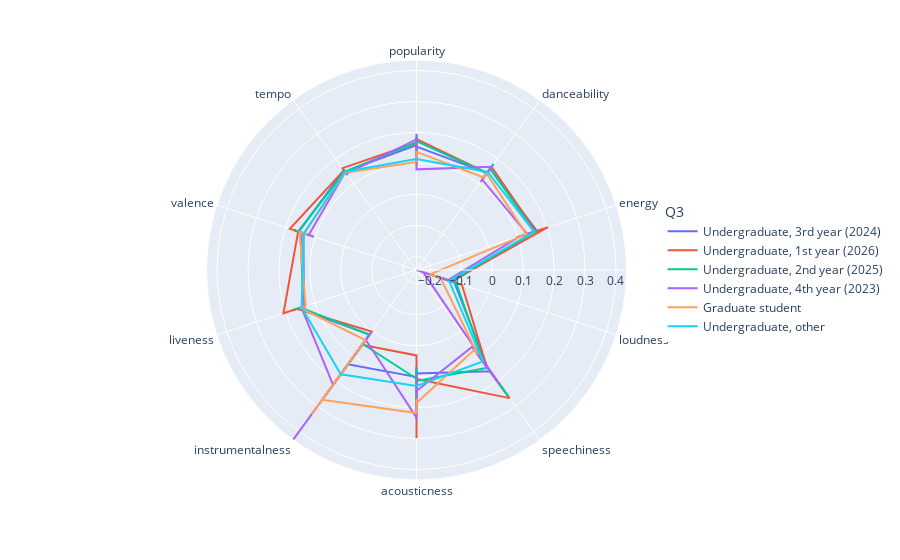

This figure's notebook cell:
### Code cell
fig = px.line_polar(
    melted,
    r='value',
    theta='variable',
    color='Q3',
    line_close=True,
    color_discrete_sequence=px.colors.qualitative.Plotly
    #template='plotly_dark',
)

fig.update_layout(
    legend=dict(
        xanchor='right',
        y=0.5,
        x=1.2
    )
)

### Figure 1 — Plotly figure (JSON) as saved in the notebook; plotly's stock layout.template omitted (floating-point values rounded to 4 significant figures; data arrays with more than 128 entries replaced by an {"elided": "..."} marker saying what was removed)
{"data": [{"hovertemplate": "Q3=Undergraduate, 3rd year (2024)<br>value=%{r}<br>variable=%{theta}<extra></extra>", "legendgroup": "Undergraduate, 3rd year (2024)", "line": {"color": "#636EFA", "dash": "solid"}, "marker": {"symbol": "circle"}, "mode": "lines", "name": "Undergraduate, 3rd year (2024)", "r": [0.1596, 0.156, 0.1442, 0.1868, 0.1222, 0.1547, 0.1605, 0.1946, 0.1533, 0.1311, 0.1455, 0.1542, 0.1434, 0.134, 0.1317, 0.165, 0.1588, 0.1651, 0.1614, 0.161, 0.143, 0.1504, 0.1298, 0.1598, 0.1648, 0.1469, 0.1152, 0.1485, 0.1306, 0.1677, 0.1529, 0.156, 0.144, 0.1599, 0.1605, 0.1561, -0.1223, -0.1598, -0.1899, -0.1263, -0.1412, -0.111, -0.12, -0.1218, -0.1246, -0.11, -0.1328, -0.1157, 0.1471, 0.1024, 0.06788, 0.2395, 0.1509, 0.1561, 0.1687, 0.1188, 0.1048, 0.1096, 0.08728, 0.1603, 0.08995, 0.1298, 0.2112, 0.1068, 0.1514, 0.07011, 0.1052, 0.1317, 0.142, 0.129, 0.1093, 0.1015, 0.1325, 0.2152, 0.08212, 0.05982, 0.02271, 0.03273, 0.0376, 0.1636, 0.01762, 0.04677, 0.112, 0.01373, 0.1576, 0.1486, 0.1423, 0.1765, 0.1312, 0.147, 0.1446, 0.1428, 0.1353, 0.1437, 0.164, 0.1379, 0.14, 0.1347, 0.166, 0.1313, 0.1389, 0.1712, 0.1464, 0.1685, 0.14, 0.1583, 0.1631, 0.1559, 0.1539, 0.1478, 0.141, 0.1471, 0.1464, 0.1471, 0.1486, 0.1422, 0.1476, 0.1478, 0.1512, 0.1483, 0.1596], "showlegend": true, "subplot": "polar", "theta": ["popularity", "popularity", "popularity", "popularity", "popularity", "popularity", "popularity", "popularity", "popularity", "popularity", "popularity", "popularity", "danceability", "danceability", "danceability", "danceability", "danceability", "danceability", "danceability", "danceability", "danceability", "danceability", "danceability", "danceability", "energy", "energy", "energy", "energy", "energy", "energy", "energy", "energy", "energy", "energy", "energy", "energy", "loudness", "loudness", "loudness", "loudness", "loudness", "loudness", "loudness", "loudness", "loudness", "loudness", "loudness", "loudness", "speechiness", "speechiness", "speechiness", "speechiness", "speechiness", "speechiness", "speechiness", "speechiness", "speechiness", "speechiness", "speechiness", "speechiness", "acousticness", "acousticness", "acousticness", "acousticness", "acousticness", "acousticness", "acousticness", "acousticness", "acousticness", "acousticness", "acousticness", "acousticness", "instrumentalness", "instrumentalness", "instrumentalness", "instrumentalness", "instrumentalness", "instrumentalness", "instrumentalness", "instrumentalness", "instrumentalness", "instrumentalness", "instrumentalness", "instrumentalness", "liveness", "liveness", "liveness", "liveness", "liveness", "liveness", "liveness", "liveness", "liveness", "liveness", "liveness", "liveness", "valence", "valence", "valence", "valence", "valence", "valence", "valence", "valence", "valence", "valence", "valence", "valence", "tempo", "tempo", "tempo", "tempo", "tempo", "tempo", "tempo", "tempo", "tempo", "tempo", "tempo", "tempo", "popularity"], "type": "scatterpolar"}, {"hovertemplate": "Q3=Undergraduate, 1st year (2026)<br>value=%{r}<br>variable=%{theta}<extra></extra>", "legendgroup": "Undergraduate, 1st year (2026)", "line": {"color": "#EF553B", "dash": "solid"}, "marker": {"symbol": "circle"}, "mode": "lines", "name": "Undergraduate, 1st year (2026)", "r": [0.1668, 0.09297, 0.1507, 0.1345, 0.1207, 0.1277, 0.1752, 0.1262, 0.1785, 0.1431, 0.1267, 0.1359, 0.1595, 0.1177, 0.1509, 0.1661, 0.1249, 0.1681, 0.1605, 0.09439, 0.1755, 0.1506, 0.2032, 0.1484, 0.1493, 0.1191, 0.199, -0.1261, -0.1945, -0.1217, -0.1251, -0.09858, -0.1324, -0.126, -0.1808, -0.08997, 0.1409, 0.1163, 0.1185, 0.1213, 0.1428, 0.1382, 0.1933, 0.0913, 0.2671, 0.1078, 0.2989, 0.0847, 0.1155, 0.03626, 0.1335, 0.107, 0.2131, 0.03159, 0.05431, 0.2649, 0.101, 0.02965, 0.183, 0.08067, 0.03108, 0.2005, 0.001905, 0.1622, 0.1346, 0.158, 0.1476, 0.1673, 0.1395, 0.1521, 0.1392, 0.2076, 0.1576, 0.1095, 0.1709, 0.1688, 0.1469, 0.1448, 0.1376, 0.1369, 0.1859, 0.154, 0.136, 0.1532, 0.1449, 0.1577, 0.1472, 0.1539, 0.1441, 0.1624, 0.1668], "showlegend": true, "subplot": "polar", "theta": ["popularity", "popularity", "popularity", "popularity", "popularity", "popularity", "popularity", "popularity", "popularity", "danceability", "danceability", "danceability", "danceability", "danceability", "danceability", "danceability", "danceability", "danceability", "energy", "energy", "energy", "energy", "energy", "energy", "energy", "energy", "energy", "loudness", "loudness", "loudness", "loudness", "loudness", "loudness", "loudness", "loudness", "loudness", "speechiness", "speechiness", "speechiness", "speechiness", "speechiness", "speechiness", "speechiness", "speechiness", "speechiness", "acousticness", "acousticness", "acousticness", "acousticness", "acousticness", "acousticness", "acousticness", "acousticness", "acousticness", "instrumentalness", "instrumentalness", "instrumentalness", "instrumentalness", "instrumentalness", "instrumentalness", "instrumentalness", "instrumentalness", "instrumentalness", "liveness", "liveness", "liveness", "liveness", "liveness", "liveness", "liveness", "liveness", "liveness", "valence", "valence", "valence", "valence", "valence", "valence", "valence", "valence", "valence", "tempo", "tempo", "tempo", "tempo", "tempo", "tempo", "tempo", "tempo", "tempo", "popularity"], "type": "scatterpolar"}, {"hovertemplate": "Q3=Undergraduate, 2nd year (2025)<br>value=%{r}<br>variable=%{theta}<extra></extra>", "legendgroup": "Undergraduate, 2nd year (2025)", "line": {"color": "#00CC96", "dash": "solid"}, "marker": {"symbol": "circle"}, "mode": "lines", "name": "Undergraduate, 2nd year (2025)", "r": {"elided": "161 float values"}, "showlegend": true, "subplot": "polar", "theta": {"elided": "161 str values"}, "type": "scatterpolar"}, {"hovertemplate": "Q3=Undergraduate, 4th year (2023)<br>value=%{r}<br>variable=%{theta}<extra></extra>", "legendgroup": "Undergraduate, 4th year (2023)", "line": {"color": "#AB63FA", "dash": "solid"}, "marker": {"symbol": "circle"}, "mode": "lines", "name": "Undergraduate, 4th year (2023)", "r": [0.1778, 0.08348, 0.1492, 0.1866, 0.08079, 0.1676, 0.1077, 0.1715, 0.1642, 0.1169, 0.1321, 0.1016, 0.1513, 0.1571, 0.1052, -0.1374, -0.2442, -0.1156, -0.1157, -0.2217, 0.2051, 0.1183, 0.2139, 0.1809, 0.0623, 0.1465, 0.241, 0.09258, 0.1021, 0.2325, 0.03447, 0.4339, 0.002246, 0.02172, 0.2141, 0.1468, 0.1396, 0.1333, 0.1509, 0.1374, 0.1492, 0.1036, 0.1523, 0.1554, 0.1219, 0.1466, 0.1339, 0.1467, 0.1506, 0.1407, 0.1778], "showlegend": true, "subplot": "polar", "theta": ["popularity", "popularity", "popularity", "popularity", "popularity", "danceability", "danceability", "danceability", "danceability", "danceability", "energy", "energy", "energy", "energy", "energy", "loudness", "loudness", "loudness", "loudness", "loudness", "speechiness", "speechiness", "speechiness", "speechiness", "speechiness", "acousticness", "acousticness", "acousticness", "acousticness", "acousticness", "instrumentalness", "instrumentalness", "instrumentalness", "instrumentalness", "instrumentalness", "liveness", "liveness", "liveness", "liveness", "liveness", "valence", "valence", "valence", "valence", "valence", "tempo", "tempo", "tempo", "tempo", "tempo", "popularity"], "type": "scatterpolar"}, {"hovertemplate": "Q3=Graduate student<br>value=%{r}<br>variable=%{theta}<extra></extra>", "legendgroup": "Graduate student", "line": {"color": "#FFA15A", "dash": "solid"}, "marker": {"symbol": "circle"}, "mode": "lines", "name": "Graduate student", "r": [0.1046, 0.1181, 0.1373, 0.1248, 0.1309, 0.1409, 0.129, 0.1326, 0.125, -0.1979, -0.1813, -0.1626, 0.09256, 0.09317, 0.07368, 0.185, 0.171, 0.2179, 0.2736, 0.3304, 0.03589, 0.1507, 0.1302, 0.132, 0.1528, 0.1277, 0.1376, 0.1467, 0.1457, 0.1444, 0.1046], "showlegend": true, "subplot": "polar", "theta": ["popularity", "popularity", "popularity", "danceability", "danceability", "danceability", "energy", "energy", "energy", "loudness", "loudness", "loudness", "speechiness", "speechiness", "speechiness", "acousticness", "acousticness", "acousticness", "instrumentalness", "instrumentalness", "instrumentalness", "liveness", "liveness", "liveness", "valence", "valence", "valence", "tempo", "tempo", "tempo", "popularity"], "type": "scatterpolar"}, {"hovertemplate": "Q3=Undergraduate, other<br>value=%{r}<br>variable=%{theta}<extra></extra>", "legendgroup": "Undergraduate, other", "line": {"color": "#19D3F3", "dash": "solid"}, "marker": {"symbol": "circle"}, "mode": "lines", "name": "Undergraduate, other", "r": [0.1145, 0.1469, 0.1553, -0.1337, 0.1209, 0.13, 0.1718, 0.1462, 0.1382, 0.148, 0.1145], "showlegend": true, "subplot": "polar", "theta": ["popularity", "danceability", "energy", "loudness", "speechiness", "acousticness", "instrumentalness", "liveness", "valence", "tempo", "popularity"], "type": "scatterpolar"}], "layout": {"legend": {"title": {"text": "Q3"}, "tracegroupgap": 0, "x": 1.2, "xanchor": "right", "y": 0.5}, "margin": {"t": 60}, "polar": {"angularaxis": {"direction": "clockwise", "rotation": 90}, "domain": {"x": [0, 1], "y": [0, 1]}}}}
